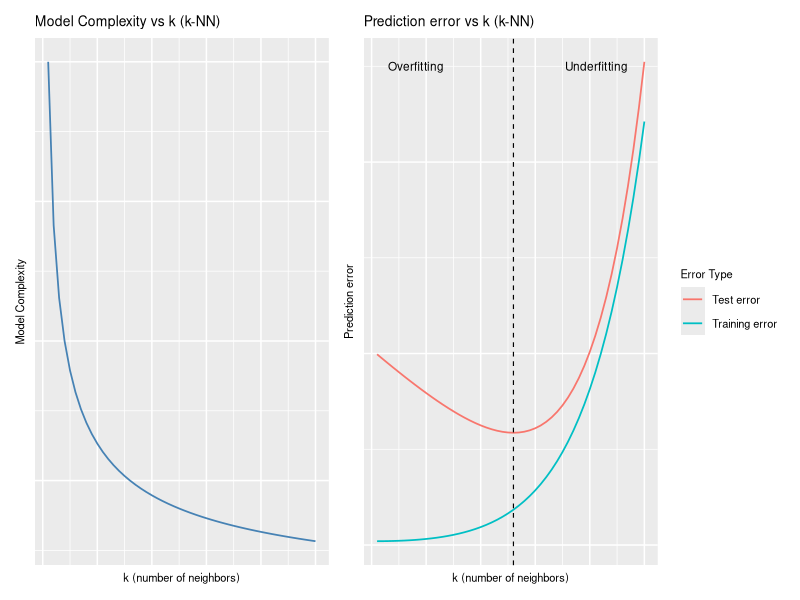
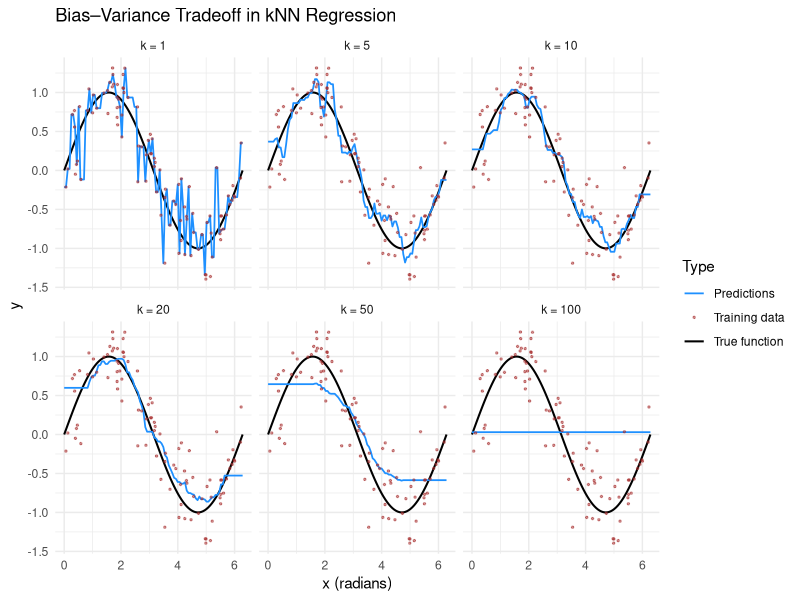
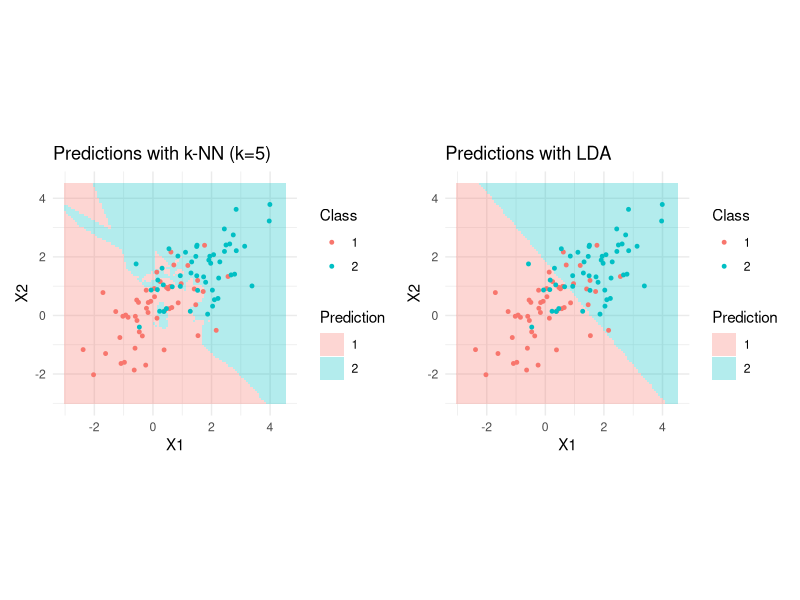

These charts were generated, in order, by the following R code:
## ---- chunk 1
knitr::opts_chunk$set(echo = TRUE)
library(ggplot2)
library(dplyr)
library(MASS)   
library(class)    
library(patchwork)
library(FNN) 
library(tidyr)
## ---- chunk 2
library(patchwork)

df <- data.frame(k = 1:50) 
df <- df |> mutate(complexity = 1/sqrt(k), 
                  "Training error" = exp(0.095*k)-0.1*k,
                  "Test error" = exp(0.099*k) - 1.3*k + 50)

plot.1 <- ggplot(df, aes(k, complexity)) + 
  geom_line(linewidth = 0.6, color = "steelblue") +
  labs(title="Model Complexity vs k (k-NN)",
       x="k (number of neighbors)",
       y="Model Complexity") +
  theme(axis.text.y = element_blank(),
      axis.ticks.y = element_blank(),
        axis.text.x = element_blank(),
        axis.ticks.x = element_blank(),
        plot.title = element_text(size = 10),
        legend.title = element_text(size = 8),
        legend.text = element_text(size = 8),
        axis.title.x = element_text(size = 8),
        axis.title.y = element_text(size = 8))

library(tidyr)

# Reshape to long format for train/test error
df_long <- df |> 
  pivot_longer(cols = c("Training error", "Test error"),
               names_to = "error_type",
               values_to = "error")

plot.2 <- ggplot(df_long, aes(k, error, color = error_type)) +
  geom_line(linewidth = 0.6) +
  labs(title = "Prediction error vs k (k-NN)",
       x = "k (number of neighbors)",
       y = "Prediction error",
       color = "Error Type") +   # legend title
  geom_vline(xintercept = 26, linetype = "dashed", color = "black", linewidth = 0.4) +
    annotate("text", x = min(df$k) + 2, y = max(df_long$error), 
           label = "Overfitting", hjust = 0, vjust = 1, size = 3) +
  annotate("text", x = max(df$k) - 3, y = max(df_long$error), 
           label = "Underfitting", hjust = 1, vjust = 1, size = 3) +
  theme(axis.text.y = element_blank(),
        axis.ticks.y = element_blank(),
        axis.text.x = element_blank(),
        axis.ticks.x = element_blank(),
        plot.title = element_text(size = 10),
        legend.title = element_text(size = 8),
        legend.text = element_text(size = 8),
        axis.title.x = element_text(size = 8),
        axis.title.y = element_text(size = 8))

    

plot.1 + plot.2
## ---- chunk 3

demonstrate_knn_tradeoff <- function(){
  set.seed(747)
  n <- 100
  
  # Generate simple non-linear data (e.g., sine wave + noise)
  train_x <- matrix(runif(n, 0, 2*pi), ncol=1)
  train_y <- matrix(sin(train_x) + rnorm(n, sd=0.3), ncol=1)
  test_x <- matrix(seq(0, 2*pi, length.out=n), ncol=1)
  true_y <- matrix(sin(test_x), ncol=1)
  
  # Specify the vector of k values
  k_values <- c(1, 5, 10, 20, 50, 100)
  
  # Predict test_y and store values in a long form dataframe 
  predictions_df <- sapply(k_values, function(k_values) {
    knn.reg(train=train_x, test=test_x, y=train_y, k=k_values)$pred}) |> 
    data.frame() |> 
    cbind(test_x, true_y) |>
    setNames(c(paste0("k_",k_values), "test_x", "true_y")) |>
    pivot_longer(cols = starts_with("k_"), names_to = "k", values_to = "pred") |>
    mutate(k=factor(k, levels=c("k_1", "k_5", "k_10", "k_20", "k_50", "k_100")))
  
  # For plotting the raw training points
  train_df <- data.frame(x = train_x, y = train_y)
  
  # Setting label names for plotting
  k_labels <- setNames(c("k = 1", "k = 5", "k = 10", "k = 20", "k = 50", "k = 100"),
                       c("k_1", "k_5", "k_10", "k_20", "k_50", "k_100"))
  
  # Plotting in a 2x3 grid
  ggplot(predictions_df, aes(x=test_x)) +
    geom_line(aes(y=true_y, color="True function"), linewidth=0.7) +
    geom_line(aes(y=pred, color="Predictions"), linewidth=0.6) +
    geom_point(data = train_df,
             aes(x = x, y = y, color = "Training data"), 
             inherit.aes = FALSE, size = 0.5, alpha = 0.5) +
    facet_wrap(~ k, ncol = 3, labeller = labeller(k = k_labels)) +
    scale_color_manual(name = "Type", 
                       values = c("True function" = "black", 
                                  "Predictions"   = "dodgerblue",
                                  "Training data" = "brown")) +
    labs(title = "Bias–Variance Tradeoff in kNN Regression",
         x = "x (radians)",
         y = "y") +
    theme_minimal()
} 

demonstrate_knn_tradeoff()
## ---- chunk 4
contrast_models <- function() {
  set.seed(747)

  # Generate data from two Gaussian classes with SOME overlap
  n <- 50
  class_1 <- MASS::mvrnorm(n, mu = c(0,0), Sigma = matrix(c(1, 0.5, 0.5, 1), 2))
  class_2 <- MASS::mvrnorm(n, mu = c(1.5,1.5), Sigma = matrix(c(1, 0.5, 0.5, 1), 2))
  data <- data.frame(rbind(class_1, class_2), class = factor(rep(c(1,2), each=n)))
  names(data) <- c("X1", "X2", "Class")

  # Create a grid to plot decision boundaries
  grid <- expand.grid(X1 = seq(-3, 4.5, length=100), X2 = seq(-3, 4.5, length=100))
  
  # Fit a knn model and predict on the grid
  knn_pred <- knn(train=data[,c("X1", "X2")], test=grid, cl=data$Class, k=5)
  grid <- cbind(grid, as.factor(knn_pred))

  # Fit an LDA model and predict on the grid
  lda_fit <- MASS::lda(Class ~ X1 + X2, data = data)
  lda_pred <- predict(lda_fit, newdata = grid)$class
  grid <- cbind(grid, as.factor(lda_pred))

  # Plot decision boundaries for knn
  knn_plot <- ggplot() +
    geom_tile(data = grid, aes(X1, X2, fill = knn_pred), alpha = 0.3) +
    geom_point(data = data, aes(X1, X2, color = Class), size = 1) +
    labs(title = "Predictions with k-NN (k=5)", fill = "Prediction") +
    coord_equal() +
    theme_minimal()

  # Plot decision boundary for LDA
  lda_plot <- ggplot() +
    geom_tile(data = grid, aes(X1, X2, fill = lda_pred), alpha = 0.3) +
    geom_point(data = data, aes(X1, X2, color = Class), size = 1) +
    labs(title = "Predictions with LDA", fill = "Prediction") +
    coord_equal() +
    theme_minimal()
  
  knn_plot + lda_plot
}

contrast_models()
